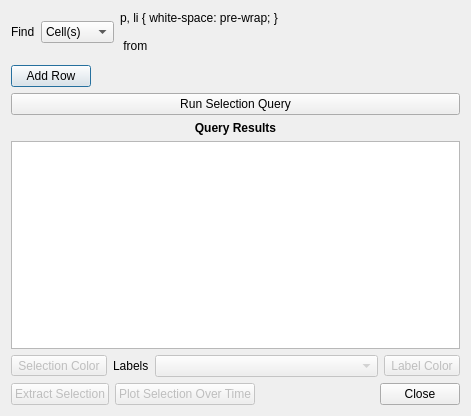
<?xml version="1.0" encoding="UTF-8"?>
<ui version="4.0">
 <class>pqQueryDialog</class>
 <widget class="QDialog" name="pqQueryDialog">
  <property name="geometry">
   <rect>
    <x>0</x>
    <y>0</y>
    <width>471</width>
    <height>416</height>
   </rect>
  </property>
  <property name="windowTitle">
   <string>Find Data</string>
  </property>
  <layout class="QGridLayout" name="gridLayout" rowstretch="0,0,0,0,0,2,0,0">
   <item row="0" column="0" colspan="3">
    <layout class="QHBoxLayout" name="horizontalLayout_2">
     <item>
      <widget class="QLabel" name="label">
       <property name="text">
        <string>Find</string>
       </property>
      </widget>
     </item>
     <item>
      <widget class="QComboBox" name="selectionType">
       <item>
        <property name="text">
         <string>Cell(s)</string>
        </property>
       </item>
       <item>
        <property name="text">
         <string>Point(s)</string>
        </property>
       </item>
       <item>
        <property name="text">
         <string>Vertex</string>
        </property>
       </item>
       <item>
        <property name="text">
         <string>Edge(s)</string>
        </property>
       </item>
       <item>
        <property name="text">
         <string>Row(s)</string>
        </property>
       </item>
      </widget>
     </item>
     <item>
      <widget class="QLabel" name="labelFromSource">
       <property name="text">
        <string>&lt;!DOCTYPE HTML PUBLIC &quot;-//W3C//DTD HTML 4.0//EN&quot; &quot;http://www.w3.org/TR/REC-html40/strict.dtd&quot;&gt;
&lt;html&gt;&lt;head&gt;&lt;meta name=&quot;qrichtext&quot; content=&quot;1&quot; /&gt;&lt;style type=&quot;text/css&quot;&gt;
p, li { white-space: pre-wrap; }
&lt;/style&gt;&lt;/head&gt;&lt;body style=&quot; font-family:'Lucida Grande'; font-size:13pt; font-weight:400; font-style:normal;&quot;&gt;
&lt;p style=&quot; margin-top:0px; margin-bottom:0px; margin-left:0px; margin-right:0px; -qt-block-indent:0; text-indent:0px;&quot;&gt;from&lt;span style=&quot; font-weight:600;&quot;&gt;&amp;lt;Source Name&amp;gt;&lt;/span&gt;&lt;/p&gt;&lt;/body&gt;&lt;/html&gt;</string>
       </property>
      </widget>
     </item>
     <item>
      <spacer name="horizontalSpacer">
       <property name="orientation">
        <enum>Qt::Horizontal</enum>
       </property>
       <property name="sizeHint" stdset="0">
        <size>
         <width>40</width>
         <height>20</height>
        </size>
       </property>
      </spacer>
     </item>
    </layout>
   </item>
   <item row="1" column="0" colspan="3">
    <widget class="QFrame" name="queryClauseFrame">
     <property name="sizePolicy">
      <sizepolicy hsizetype="Preferred" vsizetype="Minimum">
       <horstretch>0</horstretch>
       <verstretch>0</verstretch>
      </sizepolicy>
     </property>
     <property name="frameShape">
      <enum>QFrame::NoFrame</enum>
     </property>
     <property name="frameShadow">
      <enum>QFrame::Plain</enum>
     </property>
    </widget>
   </item>
   <item row="2" column="0" colspan="3">
    <layout class="QHBoxLayout" name="horizontalLayout_4">
     <item>
      <widget class="QPushButton" name="addRow">
       <property name="text">
        <string>Add Row</string>
       </property>
      </widget>
     </item>
     <item>
      <spacer name="horizontalSpacer_2">
       <property name="orientation">
        <enum>Qt::Horizontal</enum>
       </property>
       <property name="sizeHint" stdset="0">
        <size>
         <width>40</width>
         <height>20</height>
        </size>
       </property>
      </spacer>
     </item>
    </layout>
   </item>
   <item row="3" column="0" colspan="3">
    <widget class="QPushButton" name="runQuery">
     <property name="text">
      <string>Run Selection Query</string>
     </property>
    </widget>
   </item>
   <item row="5" column="0" colspan="3">
    <widget class="pqSpreadSheetViewWidget" name="spreadsheet">
     <property name="sizePolicy">
      <sizepolicy hsizetype="Preferred" vsizetype="Expanding">
       <horstretch>0</horstretch>
       <verstretch>0</verstretch>
      </sizepolicy>
     </property>
     <property name="minimumSize">
      <size>
       <width>0</width>
       <height>120</height>
      </size>
     </property>
     <property name="editTriggers">
      <set>QAbstractItemView::NoEditTriggers</set>
     </property>
     <property name="alternatingRowColors">
      <bool>true</bool>
     </property>
     <property name="selectionMode">
      <enum>QAbstractItemView::NoSelection</enum>
     </property>
    </widget>
   </item>
   <item row="6" column="0">
    <widget class="pqColorChooserButton" name="selectionColor">
     <property name="enabled">
      <bool>false</bool>
     </property>
     <property name="text">
      <string>Selection Color</string>
     </property>
    </widget>
   </item>
   <item row="6" column="1">
    <layout class="QHBoxLayout" name="horizontalLayout" stretch="0,1">
     <item>
      <widget class="QLabel" name="label_2">
       <property name="text">
        <string>Labels</string>
       </property>
      </widget>
     </item>
     <item>
      <widget class="QComboBox" name="labels">
       <property name="enabled">
        <bool>false</bool>
       </property>
      </widget>
     </item>
    </layout>
   </item>
   <item row="6" column="2">
    <widget class="pqColorChooserButton" name="labelColor">
     <property name="enabled">
      <bool>false</bool>
     </property>
     <property name="text">
      <string>Label Color</string>
     </property>
    </widget>
   </item>
   <item row="7" column="0" colspan="3">
    <layout class="QHBoxLayout" name="horizontalLayout_3" stretch="0,0,1">
     <item>
      <widget class="QPushButton" name="extractSelection">
       <property name="enabled">
        <bool>false</bool>
       </property>
       <property name="text">
        <string>Extract Selection</string>
       </property>
      </widget>
     </item>
     <item>
      <widget class="QPushButton" name="extractSelectionOverTime">
       <property name="enabled">
        <bool>false</bool>
       </property>
       <property name="text">
        <string>Plot Selection Over Time</string>
       </property>
      </widget>
     </item>
     <item>
      <widget class="QDialogButtonBox" name="buttonBox">
       <property name="orientation">
        <enum>Qt::Horizontal</enum>
       </property>
       <property name="standardButtons">
        <set>QDialogButtonBox::Close</set>
       </property>
      </widget>
     </item>
    </layout>
   </item>
   <item row="4" column="0" colspan="3">
    <widget class="QLabel" name="label_3">
     <property name="text">
      <string>&lt;!DOCTYPE HTML PUBLIC &quot;-//W3C//DTD HTML 4.0//EN&quot; &quot;http://www.w3.org/TR/REC-html40/strict.dtd&quot;&gt;
&lt;html&gt;&lt;head&gt;&lt;meta name=&quot;qrichtext&quot; content=&quot;1&quot; /&gt;&lt;style type=&quot;text/css&quot;&gt;
p, li { white-space: pre-wrap; }
&lt;/style&gt;&lt;/head&gt;&lt;body style=&quot; font-family:'Helvetica'; font-size:9pt; font-weight:400; font-style:normal;&quot;&gt;
&lt;table style=&quot;-qt-table-type: root; margin-top:4px; margin-bottom:4px; margin-left:4px; margin-right:4px;&quot;&gt;
&lt;tr&gt;
&lt;td style=&quot;border: none;&quot;&gt;
&lt;p align=&quot;center&quot; style=&quot; margin-top:0px; margin-bottom:0px; margin-left:0px; margin-right:0px; -qt-block-indent:0; text-indent:0px;&quot;&gt;&lt;span style=&quot; font-weight:600;&quot;&gt;Query Results&lt;/span&gt;&lt;/p&gt;&lt;/td&gt;&lt;/tr&gt;&lt;/table&gt;&lt;/body&gt;&lt;/html&gt;</string>
     </property>
    </widget>
   </item>
  </layout>
 </widget>
 <customwidgets>
  <customwidget>
   <class>pqColorChooserButton</class>
   <extends>QToolButton</extends>
   <header>pqColorChooserButton.h</header>
  </customwidget>
  <customwidget>
   <class>pqSpreadSheetViewWidget</class>
   <extends>QTableView</extends>
   <header>pqSpreadSheetViewWidget.h</header>
  </customwidget>
 </customwidgets>
 <resources/>
 <connections>
  <connection>
   <sender>buttonBox</sender>
   <signal>accepted()</signal>
   <receiver>pqQueryDialog</receiver>
   <slot>accept()</slot>
   <hints>
    <hint type="sourcelabel">
     <x>248</x>
     <y>254</y>
    </hint>
    <hint type="destinationlabel">
     <x>157</x>
     <y>274</y>
    </hint>
   </hints>
  </connection>
  <connection>
   <sender>buttonBox</sender>
   <signal>rejected()</signal>
   <receiver>pqQueryDialog</receiver>
   <slot>reject()</slot>
   <hints>
    <hint type="sourcelabel">
     <x>316</x>
     <y>260</y>
    </hint>
    <hint type="destinationlabel">
     <x>286</x>
     <y>274</y>
    </hint>
   </hints>
  </connection>
 </connections>
</ui>
